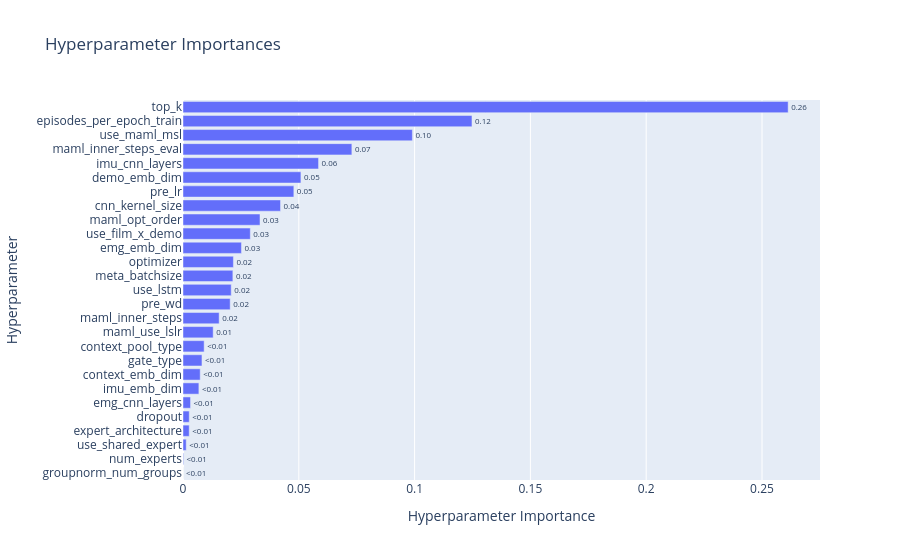

The notebook cell saved with this chart:
### Code cell
# D. Parameter Importance
# Helps you identify which hyperparameters actually moved the needle
fig_importance = vis.plot_param_importances(study)
fig_importance.show()

### Figure 1 — Plotly figure (JSON) as saved in the notebook; plotly's stock layout.template omitted (floating-point values rounded to 4 significant figures)
{"data": [{"cliponaxis": false, "hovertemplate": ["groupnorm_num_groups (CategoricalDistribution): 1.8177696534809145e-07<extra></extra>", "num_experts (IntDistribution): 0.00024796701285753603<extra></extra>", "use_shared_expert (CategoricalDistribution): 0.0013933092653026905<extra></extra>", "expert_architecture (CategoricalDistribution): 0.0026793029701586467<extra></extra>", "dropout (CategoricalDistribution): 0.0026957397864379334<extra></extra>", "emg_cnn_layers (CategoricalDistribution): 0.00325659418832604<extra></extra>", "imu_emb_dim (CategoricalDistribution): 0.006857655325685222<extra></extra>", "context_emb_dim (CategoricalDistribution): 0.007429458767649926<extra></extra>", "gate_type (CategoricalDistribution): 0.00819082449267827<extra></extra>", "context_pool_type (CategoricalDistribution): 0.009132911618383423<extra></extra>", "maml_use_lslr (CategoricalDistribution): 0.01303093349169962<extra></extra>", "maml_inner_steps (IntDistribution): 0.015609014430827803<extra></extra>", "pre_wd (FloatDistribution): 0.020373219161409425<extra></extra>", "use_lstm (CategoricalDistribution): 0.020824028522080425<extra></extra>", "meta_batchsize (CategoricalDistribution): 0.02153297812142002<extra></extra>", "optimizer (CategoricalDistribution): 0.021759874909686172<extra></extra>", "emg_emb_dim (CategoricalDistribution): 0.02523713570877845<extra></extra>", "use_film_x_demo (CategoricalDistribution): 0.029057169194958998<extra></extra>", "maml_opt_order (CategoricalDistribution): 0.03324778495929433<extra></extra>", "cnn_kernel_size (CategoricalDistribution): 0.04210857716932202<extra></extra>", "pre_lr (FloatDistribution): 0.04786359239044102<extra></extra>", "demo_emb_dim (CategoricalDistribution): 0.05091566328194329<extra></extra>", "imu_cnn_layers (CategoricalDistribution): 0.058528256647995804<extra></extra>", "maml_inner_steps_eval (CategoricalDistribution): 0.07291170722845415<extra></extra>", "use_maml_msl (CategoricalDistribution): 0.09904634091775519<extra></extra>", "episodes_per_epoch_train (CategoricalDistribution): 0.12477774098973493<extra></extra>", "top_k (CategoricalDistribution): 0.261292037669753<extra></extra>"], "name": "Objective Value", "orientation": "h", "text": ["<0.01", "<0.01", "<0.01", "<0.01", "<0.01", "<0.01", "<0.01", "<0.01", "<0.01", "<0.01", "0.01", "0.02", "0.02", "0.02", "0.02", "0.02", "0.03", "0.03", "0.03", "0.04", "0.05", "0.05", "0.06", "0.07", "0.10", "0.12", "0.26"], "textposition": "outside", "type": "bar", "x": [1.818e-07, 0.000248, 0.001393, 0.002679, 0.002696, 0.003257, 0.006858, 0.007429, 0.008191, 0.009133, 0.01303, 0.01561, 0.02037, 0.02082, 0.02153, 0.02176, 0.02524, 0.02906, 0.03325, 0.04211, 0.04786, 0.05092, 0.05853, 0.07291, 0.09905, 0.1248, 0.2613], "y": ["groupnorm_num_groups", "num_experts", "use_shared_expert", "expert_architecture", "dropout", "emg_cnn_layers", "imu_emb_dim", "context_emb_dim", "gate_type", "context_pool_type", "maml_use_lslr", "maml_inner_steps", "pre_wd", "use_lstm", "meta_batchsize", "optimizer", "emg_emb_dim", "use_film_x_demo", "maml_opt_order", "cnn_kernel_size", "pre_lr", "demo_emb_dim", "imu_cnn_layers", "maml_inner_steps_eval", "use_maml_msl", "episodes_per_epoch_train", "top_k"]}], "layout": {"title": {"text": "Hyperparameter Importances"}, "xaxis": {"title": {"text": "Hyperparameter Importance"}}, "yaxis": {"title": {"text": "Hyperparameter"}}}}
